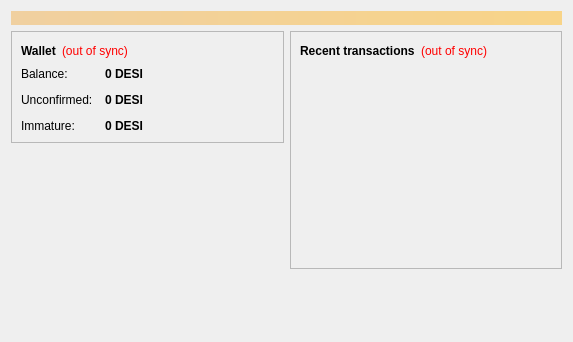
<?xml version="1.0" encoding="UTF-8"?>
<ui version="4.0">
 <class>OverviewPage</class>
 <widget class="QWidget" name="OverviewPage">
  <property name="geometry">
   <rect>
    <x>0</x>
    <y>0</y>
    <width>573</width>
    <height>342</height>
   </rect>
  </property>
  <property name="windowTitle">
   <string>Form</string>
  </property>
  <layout class="QVBoxLayout" name="topLayout">
   <item>
    <widget class="QLabel" name="labelAlerts">
     <property name="visible">
      <bool>false</bool>
     </property>
     <property name="styleSheet">
      <string notr="true">background-color: qlineargradient(x1: 0, y1: 0, x2: 1, y2: 0, stop:0 #F0D0A0, stop:1 #F8D488); color:#000000;</string>
     </property>
     <property name="wordWrap">
      <bool>true</bool>
     </property>
     <property name="margin">
      <number>3</number>
     </property>
    </widget>
   </item>
   <item>
    <layout class="QHBoxLayout" name="horizontalLayout" stretch="1,1">
     <item>
      <layout class="QVBoxLayout" name="verticalLayout_2">
       <item>
        <widget class="QFrame" name="frame">
         <property name="frameShape">
          <enum>QFrame::StyledPanel</enum>
         </property>
         <property name="frameShadow">
          <enum>QFrame::Raised</enum>
         </property>
         <layout class="QVBoxLayout" name="verticalLayout_4">
          <item>
           <layout class="QHBoxLayout" name="horizontalLayout_4">
            <item>
             <widget class="QLabel" name="label_5">
              <property name="font">
               <font>
                <weight>75</weight>
                <bold>true</bold>
               </font>
              </property>
              <property name="text">
               <string>Wallet</string>
              </property>
             </widget>
            </item>
            <item>
             <widget class="QLabel" name="labelWalletStatus">
              <property name="toolTip">
               <string>The displayed information may be out of date. Your wallet automatically synchronizes with the Litecoin network after a connection is established, but this process has not completed yet.</string>
              </property>
              <property name="styleSheet">
               <string notr="true">QLabel { color: red; }</string>
              </property>
              <property name="text">
               <string notr="true">(out of sync)</string>
              </property>
              <property name="alignment">
               <set>Qt::AlignLeading|Qt::AlignLeft|Qt::AlignVCenter</set>
              </property>
             </widget>
            </item>
            <item>
             <spacer name="horizontalSpacer_2">
              <property name="orientation">
               <enum>Qt::Horizontal</enum>
              </property>
              <property name="sizeHint" stdset="0">
               <size>
                <width>40</width>
                <height>20</height>
               </size>
              </property>
             </spacer>
            </item>
           </layout>
          </item>
          <item>
           <layout class="QFormLayout" name="formLayout_2">
            <property name="fieldGrowthPolicy">
             <enum>QFormLayout::AllNonFixedFieldsGrow</enum>
            </property>
            <property name="horizontalSpacing">
             <number>12</number>
            </property>
            <property name="verticalSpacing">
             <number>12</number>
            </property>
            <item row="0" column="0">
             <widget class="QLabel" name="label">
              <property name="text">
               <string>Balance:</string>
              </property>
             </widget>
            </item>
            <item row="0" column="1">
             <widget class="QLabel" name="labelBalance">
              <property name="font">
               <font>
                <weight>75</weight>
                <bold>true</bold>
               </font>
              </property>
              <property name="cursor">
               <cursorShape>IBeamCursor</cursorShape>
              </property>
              <property name="toolTip">
               <string>Your current balance</string>
              </property>
              <property name="text">
               <string notr="true">0 DESI</string>
              </property>
              <property name="textInteractionFlags">
               <set>Qt::LinksAccessibleByMouse|Qt::TextSelectableByKeyboard|Qt::TextSelectableByMouse</set>
              </property>
             </widget>
            </item>
            <item row="1" column="0">
             <widget class="QLabel" name="label_3">
              <property name="text">
               <string>Unconfirmed:</string>
              </property>
             </widget>
            </item>
            <item row="1" column="1">
             <widget class="QLabel" name="labelUnconfirmed">
              <property name="font">
               <font>
                <weight>75</weight>
                <bold>true</bold>
               </font>
              </property>
              <property name="cursor">
               <cursorShape>IBeamCursor</cursorShape>
              </property>
              <property name="toolTip">
               <string>Total of transactions that have yet to be confirmed, and do not yet count toward the current balance</string>
              </property>
              <property name="text">
               <string notr="true">0 DESI</string>
              </property>
              <property name="textInteractionFlags">
               <set>Qt::LinksAccessibleByMouse|Qt::TextSelectableByKeyboard|Qt::TextSelectableByMouse</set>
              </property>
             </widget>
            </item>
            <item row="2" column="0">
             <widget class="QLabel" name="labelImmatureText">
              <property name="text">
               <string>Immature:</string>
              </property>
             </widget>
            </item>
            <item row="2" column="1">
             <widget class="QLabel" name="labelImmature">
              <property name="font">
               <font>
                <weight>75</weight>
                <bold>true</bold>
               </font>
              </property>
              <property name="toolTip">
               <string>Mined balance that has not yet matured</string>
              </property>
              <property name="text">
               <string notr="true">0 DESI</string>
              </property>
              <property name="textInteractionFlags">
               <set>Qt::LinksAccessibleByMouse|Qt::TextSelectableByKeyboard|Qt::TextSelectableByMouse</set>
              </property>
             </widget>
            </item>
           </layout>
          </item>
         </layout>
        </widget>
       </item>
       <item>
        <spacer name="verticalSpacer">
         <property name="orientation">
          <enum>Qt::Vertical</enum>
         </property>
         <property name="sizeHint" stdset="0">
          <size>
           <width>20</width>
           <height>40</height>
          </size>
         </property>
        </spacer>
       </item>
      </layout>
     </item>
     <item>
      <layout class="QVBoxLayout" name="verticalLayout_3">
       <item>
        <widget class="QFrame" name="frame_2">
         <property name="frameShape">
          <enum>QFrame::StyledPanel</enum>
         </property>
         <property name="frameShadow">
          <enum>QFrame::Raised</enum>
         </property>
         <layout class="QVBoxLayout" name="verticalLayout">
          <item>
           <layout class="QHBoxLayout" name="horizontalLayout_2">
            <item>
             <widget class="QLabel" name="label_4">
              <property name="text">
               <string>&lt;b&gt;Recent transactions&lt;/b&gt;</string>
              </property>
             </widget>
            </item>
            <item>
             <widget class="QLabel" name="labelTransactionsStatus">
              <property name="toolTip">
               <string>The displayed information may be out of date. Your wallet automatically synchronizes with the Litecoin network after a connection is established, but this process has not completed yet.</string>
              </property>
              <property name="styleSheet">
               <string notr="true">QLabel { color: red; }</string>
              </property>
              <property name="text">
               <string notr="true">(out of sync)</string>
              </property>
              <property name="alignment">
               <set>Qt::AlignRight|Qt::AlignTrailing|Qt::AlignVCenter</set>
              </property>
             </widget>
            </item>
            <item>
             <spacer name="horizontalSpacer">
              <property name="orientation">
               <enum>Qt::Horizontal</enum>
              </property>
              <property name="sizeHint" stdset="0">
               <size>
                <width>40</width>
                <height>20</height>
               </size>
              </property>
             </spacer>
            </item>
           </layout>
          </item>
          <item>
           <widget class="QListView" name="listTransactions">
            <property name="styleSheet">
             <string notr="true">QListView { background: transparent; }</string>
            </property>
            <property name="frameShape">
             <enum>QFrame::NoFrame</enum>
            </property>
            <property name="verticalScrollBarPolicy">
             <enum>Qt::ScrollBarAlwaysOff</enum>
            </property>
            <property name="horizontalScrollBarPolicy">
             <enum>Qt::ScrollBarAlwaysOff</enum>
            </property>
            <property name="selectionMode">
             <enum>QAbstractItemView::NoSelection</enum>
            </property>
           </widget>
          </item>
         </layout>
        </widget>
       </item>
       <item>
        <spacer name="verticalSpacer_2">
         <property name="orientation">
          <enum>Qt::Vertical</enum>
         </property>
         <property name="sizeHint" stdset="0">
          <size>
           <width>20</width>
           <height>40</height>
          </size>
         </property>
        </spacer>
       </item>
      </layout>
     </item>
    </layout>
   </item>
  </layout>
 </widget>
 <resources/>
 <connections/>
</ui>
